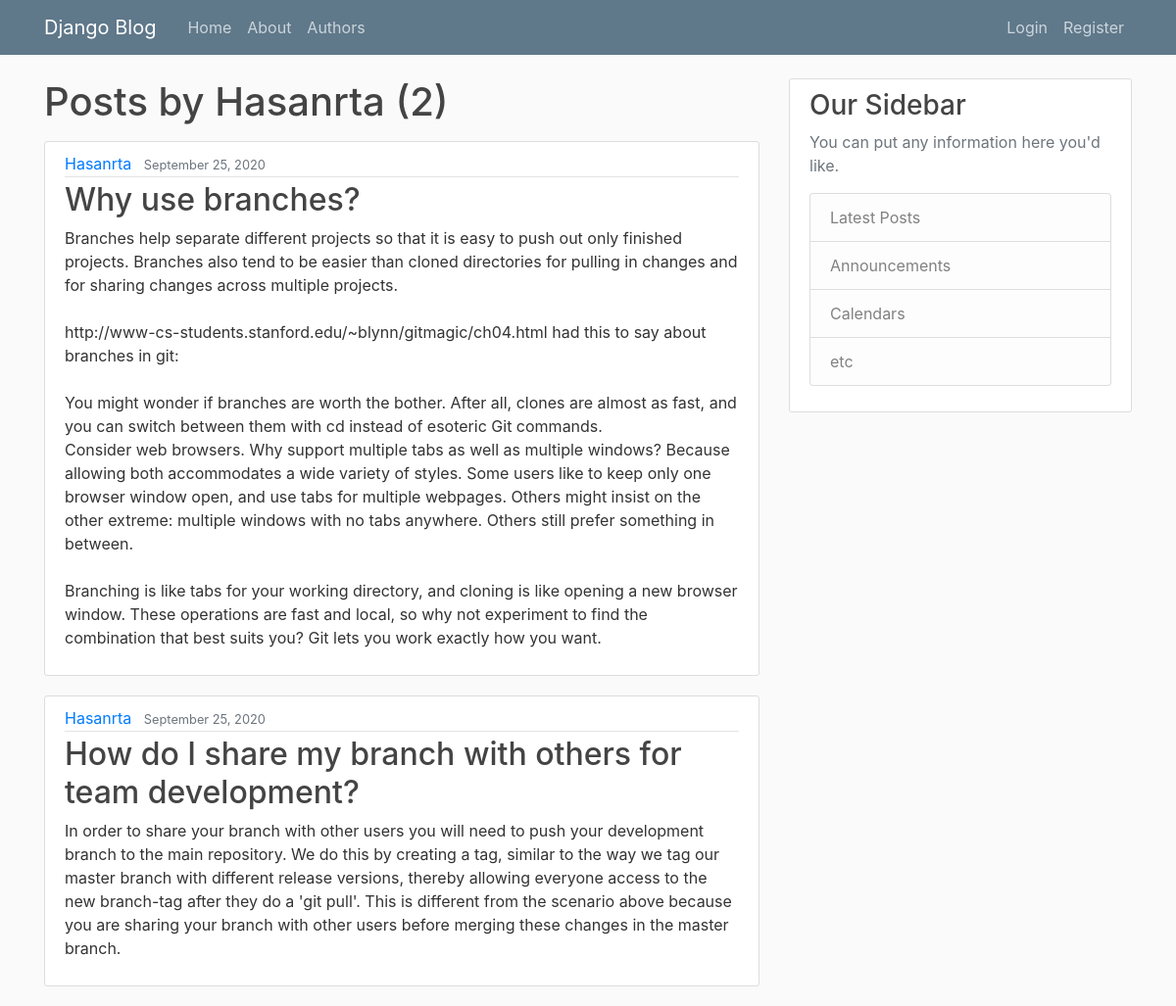
The page /user/Hasanrta on the database as committed earlier.
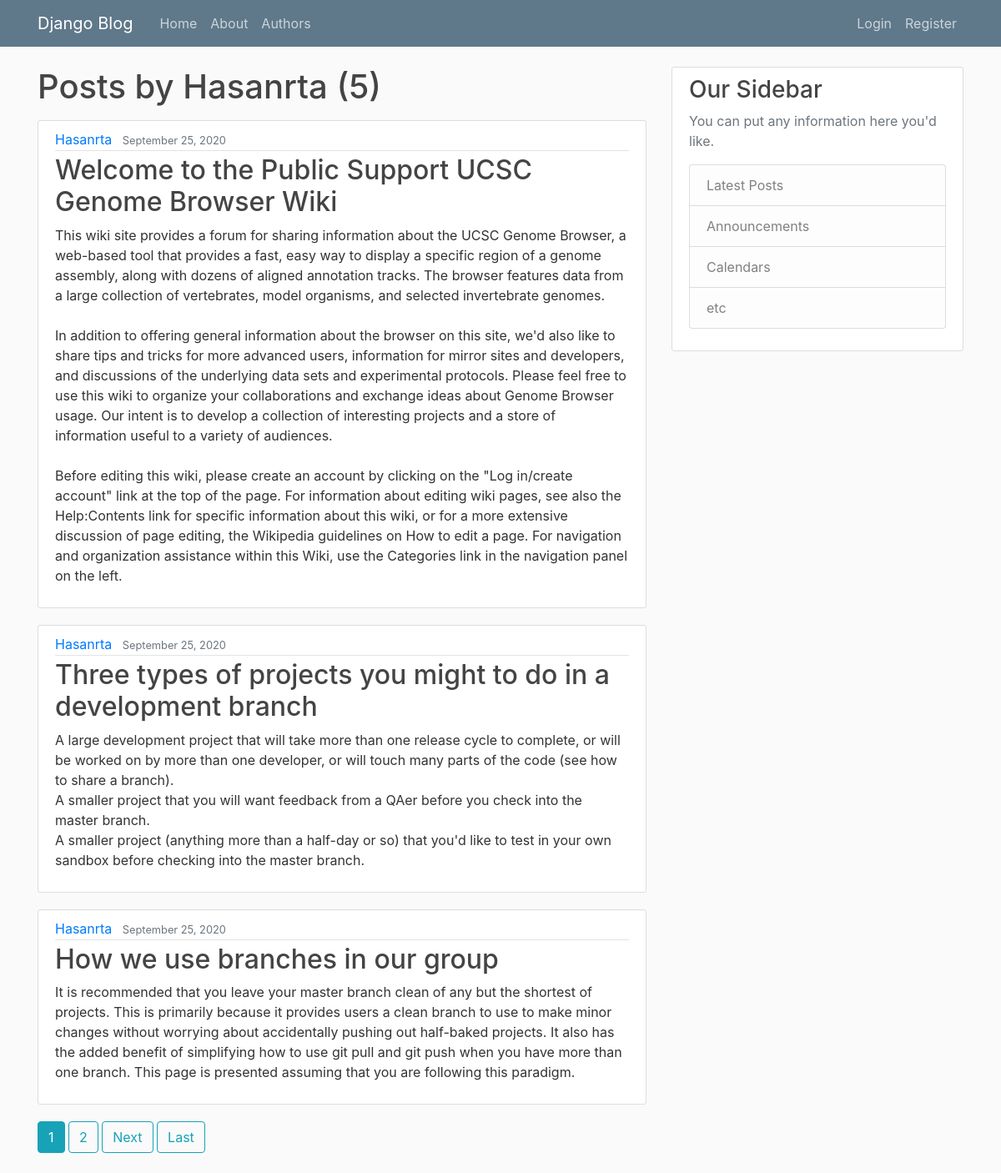
The same page on the database as committed later.
### blog/models.py (models this page shows, shortened)
class Post(models.Model):
    title = models.CharField(max_length=100)
    content = models.TextField()
    date_posted = models.DateTimeField(default=timezone.now)
    author = models.ForeignKey(User, on_delete=models.CASCADE)

### blog/views.py (the view)
# urls.py: path('user/<str:username>', UserPostListView.as_view(), name='user-posts'),
class UserPostListView(ListView):
    model = Post
    template_name = 'blog/user_post.html'  # <app>/<model>_<viewtype>.html
    context_object_name = 'posts'
    ordering = ['-date_posted']
    paginate_by = 3
    def get_queryset(self):
        user = get_object_or_404(User, username=self.kwargs.get('username'))
        return Post.objects.filter(author=user).order_by('-date_posted')

### blog/templates/blog/user_post.html (shortened to what this page needs)
{% extends "blog/base.html" %}
{% block content %}
    <h1 class="mb-3">Posts by {{ view.kwargs.username }} ({{ page_obj.paginator.count }})</h1>
    {% for post in posts %}
        <article class="media content-section">
          <div class="media-body">
            <div class="article-metadata">
              <a class="mr-2" href="{% url 'user-posts' post.author.username %}">{{ post.author }}</a>
              <small class="text-muted">{{ post.date_posted|date:"F d, Y" }}</small>
            </div>
            <h2><a class="article-title" href="{% url 'post-detail' post.id %}">{{ post.title }}</a></h2>
            <p class="article-content">{{ post.content }}</p>
          </div>
        </article>
    {% endfor %}
    {% if is_paginated %}
      {% for num in page_obj.paginator.page_range %}
        {% if page_obj.number == num %}
          <a class="btn btn-info mb-4" href="?page={{ num }}">{{ num }}</a>
        {% elif num > page_obj.number|add:'-3' and num < page_obj.number|add:'3' %}
          <a class="btn btn-outline-info mb-4" href="?page={{ num }}">{{ num }}</a>
        {% endif %}
      {% endfor %}
      {% if page_obj.has_next %}
        <a class="btn btn-outline-info mb-4" href="?page={{ page_obj.next_page_number }}">Next</a>
        <a class="btn btn-outline-info mb-4" href="?page={{ page_obj.paginator.num_pages }}">Last</a>
      {% endif %}
    {% endif %}
{% endblock content %}

Rows that differ between the two databases and show on the page:
no longer on this page (row unchanged): Post: author "Hasanrta", date_posted "September 25, 2020", title "Why use branches?", content "Branches help separate different projects so that it is easy to push out only finished projects. Branches also tend to be easier than cloned directories for pulling in changes and for sharing changes across multiple projects. http://www-cs-students.stanford.edu/~blynn/gitmagic/ch04.html had this to say about branches in git: You might wonder if branches are worth the bother. After all, clones are almost as fast, and you can switch between them with cd instead of esoteric Git commands. Consider web browsers. Why support multiple tabs as well as multiple windows? Because allowing both accommodates a wide variety of styles. Some users like to keep only one browser window open, and use tabs for…"
no longer on this page (row unchanged): Post: author "Hasanrta", date_posted "September 25, 2020", title "How do I share my branch with others for team development?", content "In order to share your branch with other users you will need to push your development branch to the main repository. We do this by creating a tag, similar to the way we tag our master branch with different release versions, thereby allowing everyone access to the new branch-tag after they do a 'git pull'. This is different from the scenario above because you are sharing your branch with other users before merging these changes in the master branch."
added Post: author "Hasanrta", date_posted "September 25, 2020", title "Welcome to the Public Support UCSC Genome Browser Wiki", content "This wiki site provides a forum for sharing information about the UCSC Genome Browser, a web-based tool that provides a fast, easy way to display a specific region of a genome assembly, along with dozens of aligned annotation tracks. The browser features data from a large collection of vertebrates, model organisms, and selected invertebrate genomes. In addition to offering general information about the browser on this site, we'd also like to share tips and tricks for more advanced users, information for mirror sites and developers, and discussions of the underlying data sets and experimental protocols. Please feel free to use this wiki to organize your collaborations and exchange ideas…"
added Post: author "Hasanrta", date_posted "September 25, 2020", title "Three types of projects you might to do in a development branch", content "A large development project that will take more than one release cycle to complete, or will be worked on by more than one developer, or will touch many parts of the code (see how to share a branch). A smaller project that you will want feedback from a QAer before you check into the master branch. A smaller project (anything more than a half-day or so) that you'd like to test in your own sandbox before checking into the master branch."
added Post: author "Hasanrta", date_posted "September 25, 2020", title "How we use branches in our group", content "It is recommended that you leave your master branch clean of any but the shortest of projects. This is primarily because it provides users a clean branch to use to make minor changes without worrying about accidentally pushing out half-baked projects. It also has the added benefit of simplifying how to use git pull and git push when you have more than one branch. This page is presented assuming that you are following this paradigm."
Other text that changed with them:
{{ page_obj.paginator.count }}: "2" → "5"
new list line: "1"
new list line: "2"
text now shown: "Next Last"
